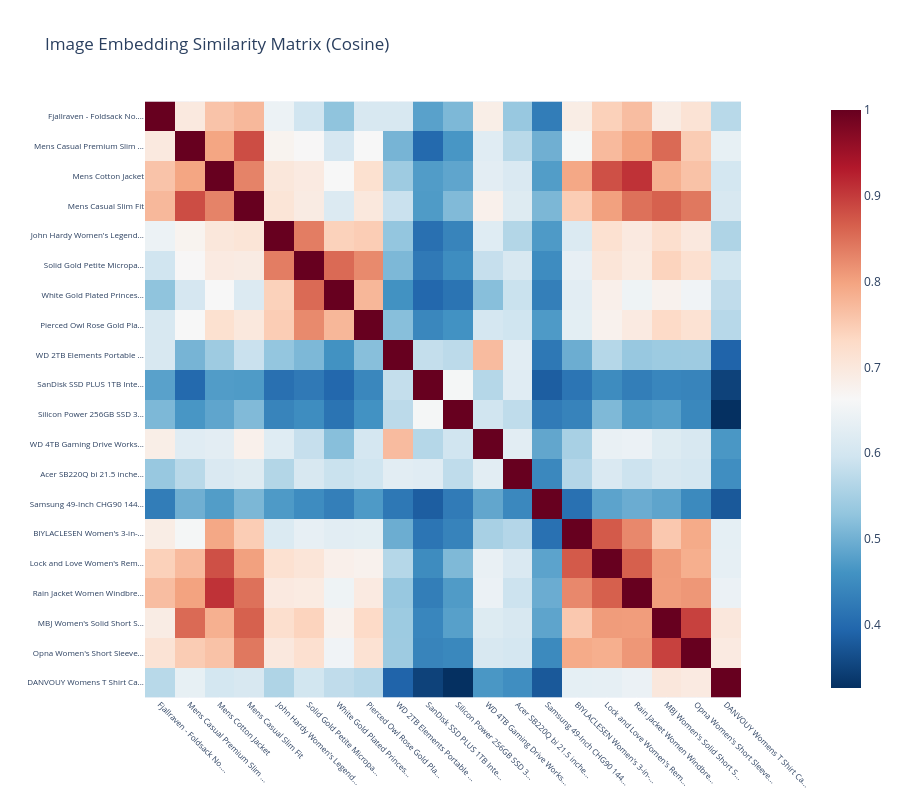

Here is the notebook cell this chart was saved with:
### Markdown cell above
---
## 5. Embedding Similarity Matrix

### Code cell
sim = cosine_similarity(emb)
short_titles = [t[:25] + '...' if len(t) > 25 else t for t in df['title']]

fig_sim = px.imshow(
    sim,
    x=short_titles, y=short_titles,
    color_continuous_scale='RdBu_r',
    title='Image Embedding Similarity Matrix (Cosine)',
    width=900, height=800
)
fig_sim.update_layout(
    xaxis={'tickangle': 45, 'tickfont': {'size': 8}},
    yaxis={'tickfont': {'size': 8}}
)
fig_sim.show()

### Figure 1 — Plotly figure (JSON) as saved in the notebook; plotly's stock layout.template omitted (floating-point values rounded to 4 significant figures; data arrays with more than 128 entries replaced by an {"elided": "..."} marker saying what was removed)
{"data": [{"coloraxis": "coloraxis", "hovertemplate": "x: %{x}<br>y: %{y}<br>color: %{z}<extra></extra>", "name": "0", "type": "heatmap", "x": ["Fjallraven - Foldsack No....", "Mens Casual Premium Slim ...", "Mens Cotton Jacket", "Mens Casual Slim Fit", "John Hardy Women's Legend...", "Solid Gold Petite Micropa...", "White Gold Plated Princes...", "Pierced Owl Rose Gold Pla...", "WD 2TB Elements Portable ...", "SanDisk SSD PLUS 1TB Inte...", "Silicon Power 256GB SSD 3...", "WD 4TB Gaming Drive Works...", "Acer SB220Q bi 21.5 inche...", "Samsung 49-Inch CHG90 144...", "BIYLACLESEN Women's 3-in-...", "Lock and Love Women's Rem...", "Rain Jacket Women Windbre...", "MBJ Women's Solid Short S...", "Opna Women's Short Sleeve...", "DANVOUY Womens T Shirt Ca..."], "xaxis": "x", "y": ["Fjallraven - Foldsack No....", "Mens Casual Premium Slim ...", "Mens Cotton Jacket", "Mens Casual Slim Fit", "John Hardy Women's Legend...", "Solid Gold Petite Micropa...", "White Gold Plated Princes...", "Pierced Owl Rose Gold Pla...", "WD 2TB Elements Portable ...", "SanDisk SSD PLUS 1TB Inte...", "Silicon Power 256GB SSD 3...", "WD 4TB Gaming Drive Works...", "Acer SB220Q bi 21.5 inche...", "Samsung 49-Inch CHG90 144...", "BIYLACLESEN Women's 3-in-...", "Lock and Love Women's Rem...", "Rain Jacket Women Windbre...", "MBJ Women's Solid Short S...", "Opna Women's Short Sleeve...", "DANVOUY Womens T Shirt Ca..."], "yaxis": "y", "z": {"elided": "20x20 float values"}}], "layout": {"coloraxis": {"colorscale": [[0, "rgb(5,48,97)"], [0.1, "rgb(33,102,172)"], [0.2, "rgb(67,147,195)"], [0.3, "rgb(146,197,222)"], [0.4, "rgb(209,229,240)"], [0.5, "rgb(247,247,247)"], [0.6, "rgb(253,219,199)"], [0.7, "rgb(244,165,130)"], [0.8, "rgb(214,96,77)"], [0.9, "rgb(178,24,43)"], [1, "rgb(103,0,31)"]]}, "height": 800, "title": {"text": "Image Embedding Similarity Matrix (Cosine)"}, "width": 900, "xaxis": {"anchor": "y", "constrain": "domain", "domain": [0, 1], "scaleanchor": "y", "tickangle": 45, "tickfont": {"size": 8}}, "yaxis": {"anchor": "x", "autorange": "reversed", "constrain": "domain", "domain": [0, 1], "tickfont": {"size": 8}}}}
